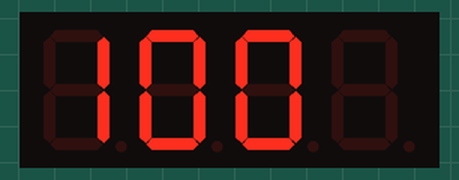
A program run on a simulated Arduino Mega 2560, built with avr-gcc and run on an emulated ATmega2560. Shown: 4-digit seven-segment display.

Above: at 0.1 s.
At 5.3 s:
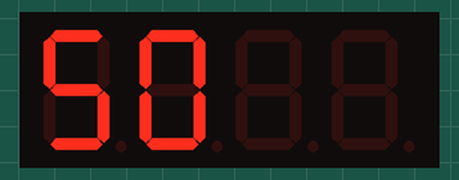
At 10.5 s:
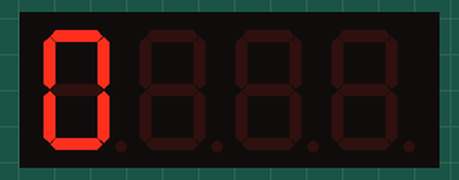
At 20.9 s:
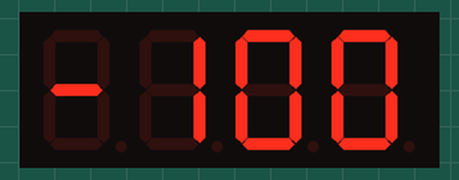
At 29.2 s:
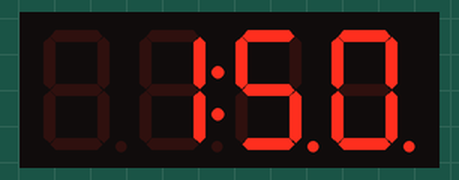
At 38.6 s:
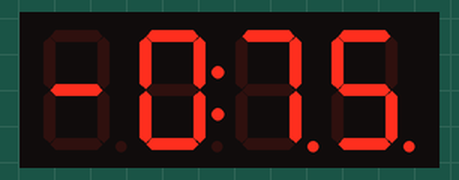

Measured:
- what the display in image 0 shows lasts 1.0 s, from 0.1 s to 1.1 s
- what the display in image 3 shows lasts 2.0 s, from 20.8 s to 22.8 s
- what the display in image 5 shows lasts 1.1 s, from 38.5 s to 39.6 s

The program:

main.cpp
```cpp
#include <Arduino.h>
#include <TM1637Display.h>
#include <math.h>

#define CLK 2
#define DIO 3
#define DELAY 1000
#define MINUS_SG 0b01000000
#define LIT_A SEG_E | SEG_F | SEG_A | SEG_B | SEG_C | SEG_G
#define LIT_B SEG_F | SEG_E | SEG_D | SEG_C | SEG_G
#define LIT_C SEG_D | SEG_E | SEG_F | SEG_A
#define LIT_D SEG_G | SEG_E | SEG_D | SEG_C | SEG_B
#define LIT_E SEG_A | SEG_F | SEG_G | SEG_E | SEG_D
#define LIT_F SEG_A | SEG_F | SEG_G | SEG_E
#define LIT_G SEG_A | SEG_F | SEG_E | SEG_D | SEG_C
#define LIT_H (SEG_F | SEG_G | SEG_B | SEG_E | SEG_C)
#define LIT_I SEG_F | SEG_E
#define LIT_J SEG_D | SEG_C | SEG_B
#define LIT_L SEG_F | SEG_E | SEG_D
#define LIT_N SEG_E | SEG_G | SEG_C
#define LIT_O SEG_E | SEG_G | SEG_C | SEG_D
#define LIT_P SEG_E | SEG_F | SEG_A | SEG_B | SEG_G
#define LIT_Q SEG_F | SEG_A | SEG_B | SEG_G | SEG_C
#define LIT_R SEG_E | SEG_G
#define LIT_T SEG_F | SEG_G | SEG_E | SEG_D
#define LIT_U SEG_F | SEG_E | SEG_D | SEG_C | SEG_B
#define LIT_Y SEG_F | SEG_G | SEG_B | SEG_C | SEG_D
#define LIT_SPACE 0

struct SecondOutputData
{
    bool is_negative;
    int whole;
    int fractal;
};

SecondOutputData convert_to_second_task(int number)
{
    bool has_sign = number < 0;
    int first_digit = abs(number) / 100;
    int second_digits = abs(number) % 100;

    return SecondOutputData { has_sign, first_digit, second_digits };
}

TM1637Display display(CLK, DIO);

void draw(TM1637Display &display, const SecondOutputData& data)
{
    display.clear();

    uint8_t segments[4];

    if (data.is_negative)
        segments[0] = MINUS_SG;

    uint8_t whole_digit = data.whole;
    while (whole_digit > 9)
        whole_digit /= 10;

    segments[1] = display.encodeDigit(whole_digit);

    uint8_t fractal_digits = data.fractal;
    while (whole_digit > 99)
        whole_digit /= 10;

    segments[2] = display.encodeDigit(fractal_digits / 10);
    segments[3] = display.encodeDigit(fractal_digits % 10);

    segments[1] |= 0b10000000;

    display.setSegments(segments, 4, 0);
}

void setup()
{
    display.setBrightness(5);
}

int get_segments_count(int number)
{
    int abs_number = abs(number);
    bool less_than_zero = number < 0;

    int log_result = abs_number ? log10(abs_number) : 0;

    return (int)(log_result + less_than_zero + 1);
}

void first_task()
{
    for (int i = 100; i >= -100; i -= 10)
    {
        display.clear();
        display.showNumberDec(i, false, get_segments_count(i), 0);
        delay(DELAY);
    }
    delay(DELAY);
}

void second_task()
{
    const uint8_t minus[] = { SEG_G };
    for (int i = 300; i >= -300; i -= 25)
    {
        display.clear();

        display.showNumberDecEx(abs(i), 0xff, true, 3, 1);

        if (i < 0)
            display.setSegments(minus, 1);

        delay(DELAY);
    }
    delay(DELAY);
}

void third_task()
{
    const int SIZE = 17;
    uint8_t segments[] = { LIT_SPACE, LIT_SPACE, LIT_SPACE, LIT_Q, LIT_U, LIT_E, LIT_U, LIT_E, LIT_SPACE, LIT_F, LIT_U, LIT_L, LIT_L, LIT_SPACE, LIT_SPACE, LIT_SPACE, LIT_SPACE };
    for (int i = 0; i < SIZE - 4; ++i)
    {
        display.setSegments(segments + i, 4);
        delay(DELAY);
    }
    delay(DELAY);
}

void loop()
{
    typedef void (*task_ptr)();
    display.clear();
    task_ptr funcs[] = { first_task, second_task, third_task };

    for (int i = 0;; i = (i + 1) % 3)
    {
        display.clear();
        funcs[i]();
    }
}
```
